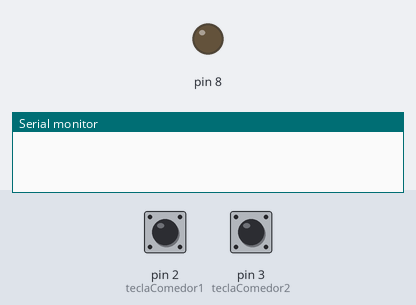
Bench run of a sketch on a simulated Arduino Uno, built with avr-gcc and run on an emulated ATmega328P. Shown: output pins drawn as LEDs (lit = HIGH), the last lines printed to the serial monitor. Dashed ring = blinking. Inputs (shaded band) come from the test bench; at power-on: pin 2 (teclaComedor1) HIGH, pin 3 (teclaComedor2) HIGH.

Above: at 1.2 s.
1.3 s: pin 2 (teclaComedor1) pulled LOW for 0.15 s
At 1.46 s:
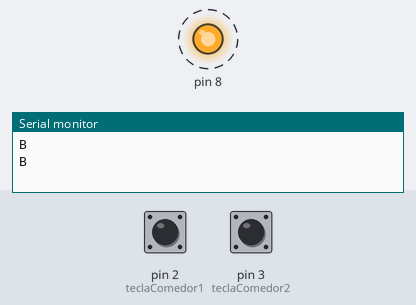
3.0 s: pin 3 (teclaComedor2) pulled LOW for 0.15 s
At 4.3 s:
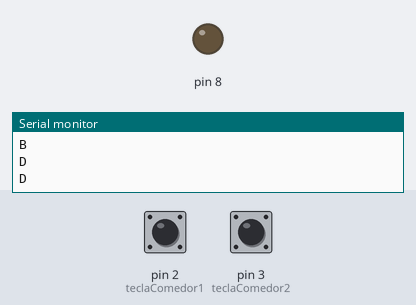
4.6 s: pin 3 (teclaComedor2) pulled LOW for 3.2 s
At 7.81 s:
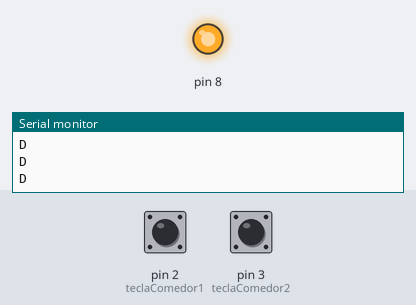
9.3 s: pin 2 (teclaComedor1) pulled LOW for 3.2 s
At 9.7 s:
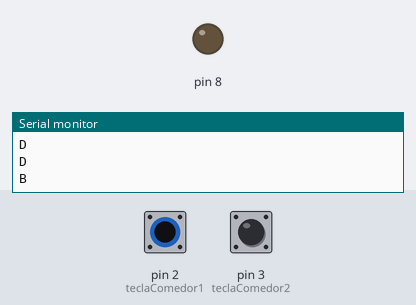
Timing chart, 0 to 14.1 s (numbered marks = the images above; inputs shaded):
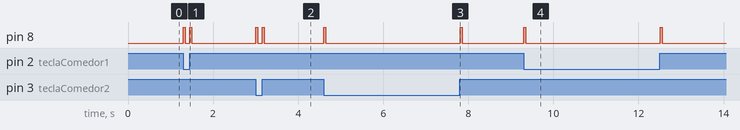

Measured:
- after the input at 1.3 s, pin 8: alternates HIGH for 0.05 s and LOW for 0.10 s, 4 changes in all, then stays LOW, starting at once
- after the input at 3.0 s, pin 8: alternates HIGH for 0.05 s and LOW for 0.10 s, 4 changes in all, then stays LOW, starting at once
- after the input at 4.6 s, pin 8: alternates HIGH for 0.05 s and LOW for 3.2 s, starting at once
- after the input at 9.3 s, pin 8: alternates HIGH for 0.05 s and LOW for 3.2 s, starting at once

The sketch:

tecla_pro_mini_2.ino
```cpp
// TECLA 1
#define teclaComedor1 2

// TECLA 2
#define teclaComedor2 3

// ESTADOS ANTERIORES DE LAS TECLAS COMBINADAS DOBLES
int beforeStateTeclaComedor1 = 0;
int beforeStateTeclaComedor2 = 0;


void setup() {
  pinMode(teclaComedor1 , INPUT_PULLUP);
  pinMode(teclaComedor2 , INPUT_PULLUP);

  pinMode(8, OUTPUT);

  Serial.begin(115200);                           // set serial communication baudrate

  beforeStateTeclaComedor1 = digitalRead(teclaComedor1);
  beforeStateTeclaComedor2 = digitalRead(teclaComedor2);

}

void loop() {
  // Ponemos a escuchar
  digitalWrite(8, LOW);

  // Tecla comedor 1

  int teclaComedor1Value = digitalRead(teclaComedor1);

  if(teclaComedor1Value != beforeStateTeclaComedor1){
     beforeStateTeclaComedor1 = digitalRead(teclaComedor1);
     // Ponemos a escuchar
     digitalWrite(8, HIGH);

     Serial.println('B');                // Send
     Serial.flush();

   }

  // Tecla comedor 2

  int teclaComedor2Value = digitalRead(teclaComedor2);

  if(teclaComedor2Value != beforeStateTeclaComedor2){
     beforeStateTeclaComedor2 = digitalRead(teclaComedor2);

     digitalWrite(8, HIGH);

     Serial.println('D');                // Send
     Serial.flush();

   }

   delay(50);
}
```
